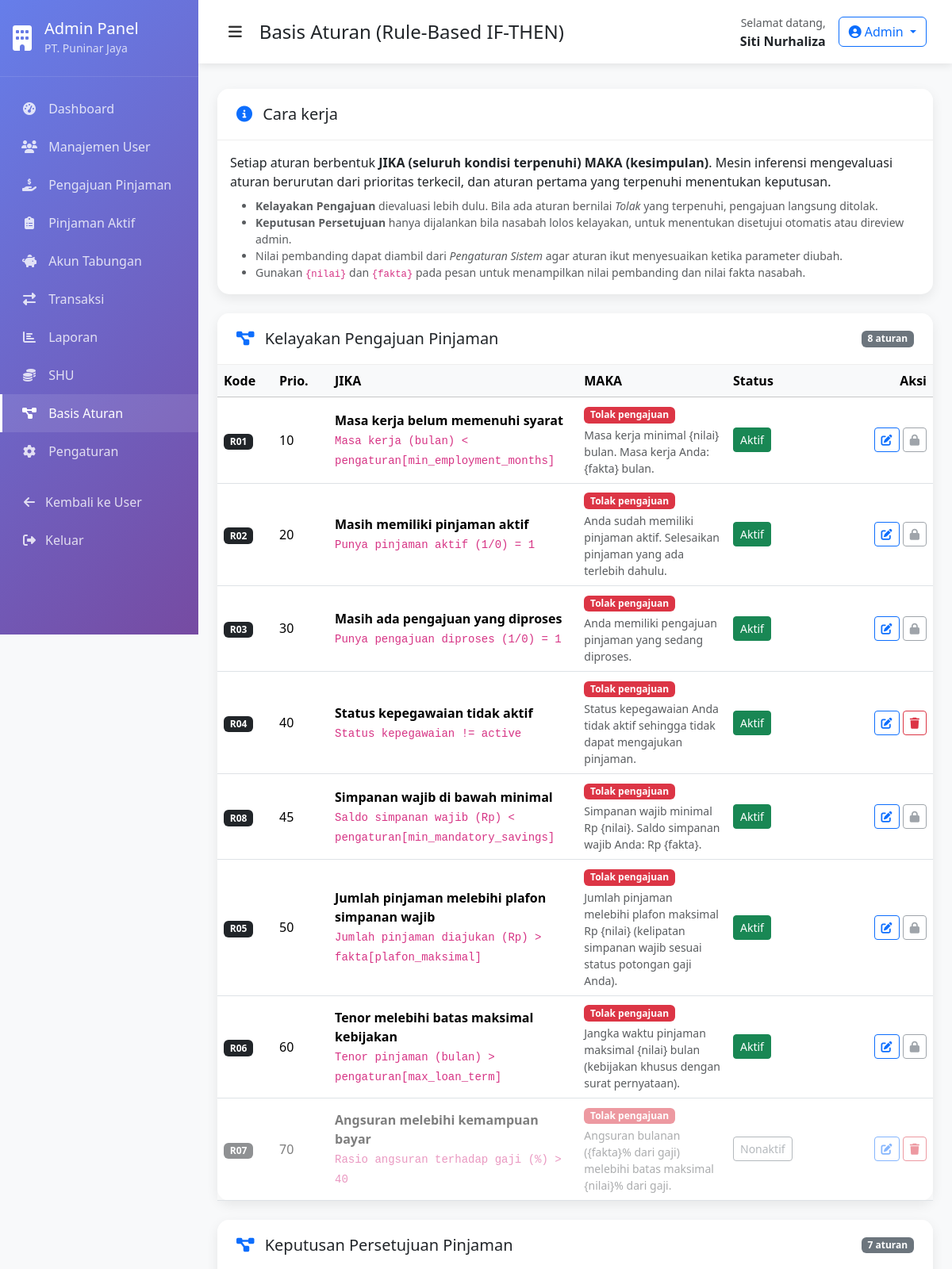
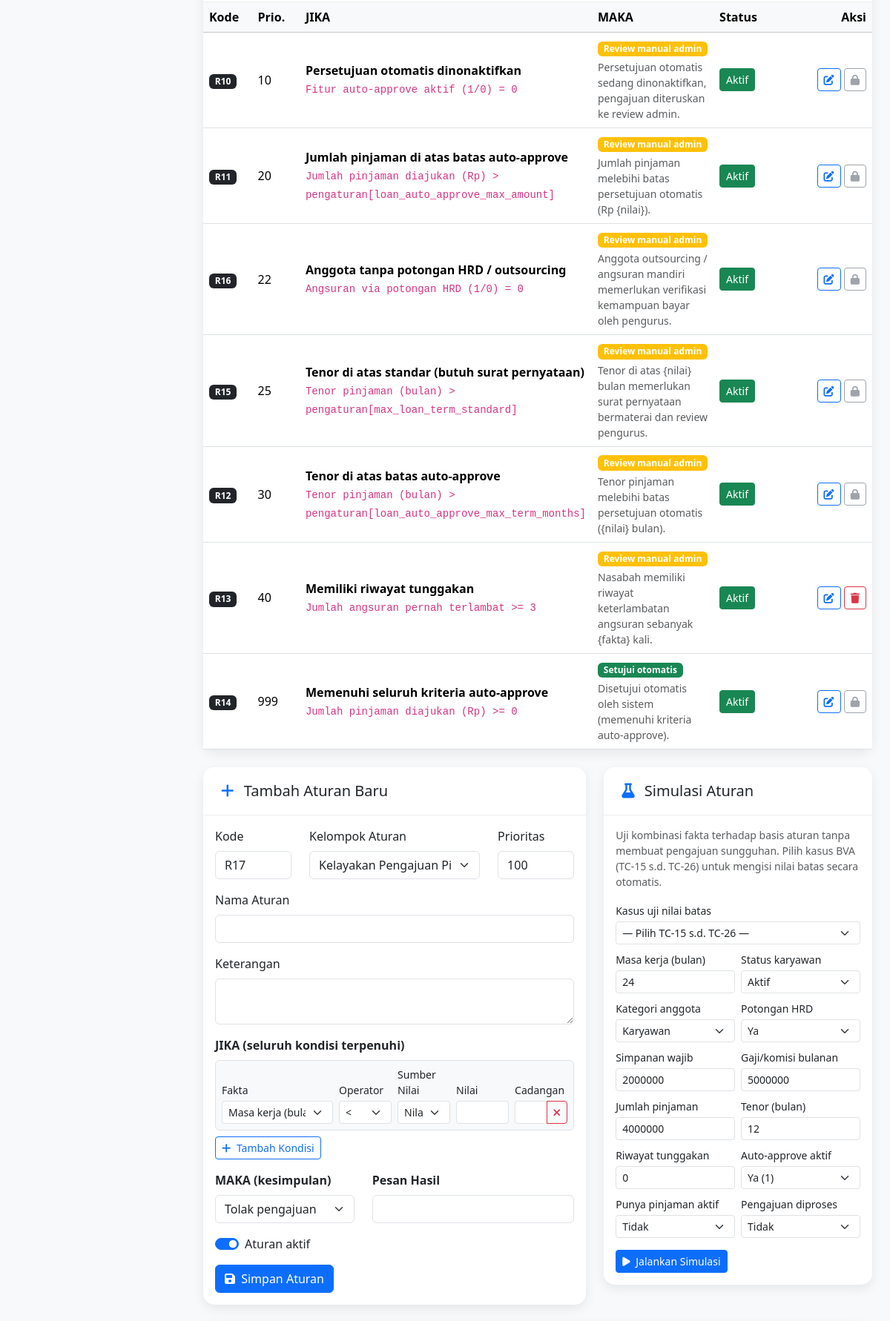
The app's page /admin-rules.php (signed in, upper part) with its own data (2 pictures, top to bottom).
### tables this page shows
CREATE TABLE IF NOT EXISTS rules (
    id INT PRIMARY KEY AUTO_INCREMENT,
    rule_code VARCHAR(20) UNIQUE NOT NULL,
    rule_group ENUM('loan_eligibility', 'loan_decision') NOT NULL,
    name VARCHAR(150) NOT NULL,
    description TEXT,
    conclusion ENUM('approve', 'reject', 'manual_review') NOT NULL,
    message TEXT NOT NULL,
    priority INT NOT NULL DEFAULT 100,
    is_active BOOLEAN DEFAULT TRUE,
    is_system BOOLEAN DEFAULT FALSE,
    created_by INT NULL,
    updated_by INT NULL,
    created_at TIMESTAMP DEFAULT CURRENT_TIMESTAMP,
    updated_at TIMESTAMP DEFAULT CURRENT_TIMESTAMP ON UPDATE CURRENT_TIMESTAMP,
    FOREIGN KEY (created_by) REFERENCES users(id),
    FOREIGN KEY (updated_by) REFERENCES users(id)
);

CREATE TABLE IF NOT EXISTS rule_conditions (
    id INT PRIMARY KEY AUTO_INCREMENT,
    rule_id INT NOT NULL,
    fact_key VARCHAR(50) NOT NULL,
    operator ENUM('<', '<=', '=', '!=', '>=', '>', 'in', 'not_in') NOT NULL,
    value_type ENUM('static', 'setting', 'fact') NOT NULL DEFAULT 'static',
    compare_value VARCHAR(255) NOT NULL,
    fallback_value VARCHAR(255) NULL,
    sort_order INT NOT NULL DEFAULT 1,
    created_at TIMESTAMP DEFAULT CURRENT_TIMESTAMP,
    FOREIGN KEY (rule_id) REFERENCES rules(id) ON DELETE CASCADE
);

### admin-rules.php (the view, shortened to what the rows shown need)
<?php
$engine = new RuleEngine();
$editingRule = null;
$factCatalog = RuleEngine::factCatalog();
$operators = RuleEngine::operatorLabels();
$groupLabels = RuleEngine::groupLabels();
$conclusionLabels = RuleEngine::conclusionLabels();
$conclusionBadges = [
    'approve'       => 'success',
    'reject'        => 'danger',
    'manual_review' => 'warning',
];
$formRule = $editingRule ?: [
    'id' => 0,
    'rule_code' => $engine->isReady() ? $engine->generateRuleCode() : 'R01',
    'rule_group' => RuleEngine::GROUP_ELIGIBILITY,
    'name' => '',
    'description' => '',
    'conclusion' => 'reject',
    'message' => '',
    'priority' => 100,
    'is_active' => 1,
    'conditions' => [],
];
if (empty($formRule['conditions'])) {
    $formRule['conditions'] = [[
        'fact_key' => 'masa_kerja_bulan',
        'operator' => '<',
        'value_type' => 'static',
        'compare_value' => '',
        'fallback_value' => '',
    ]];
}
$allRules = $engine->getRules();
$rulesByGroup = [];
foreach ($allRules as $rule) {
    $rulesByGroup[$rule['rule_group']][] = $rule;
}
?>
<?php foreach ($groupLabels as $groupKey => $groupLabel): ?>
    <div class="card content-card mb-4">
        <div class="card-header d-flex justify-content-between align-items-center">
            <h5 class="mb-0"><i class="fas fa-project-diagram text-primary me-2"></i> <?php echo $groupLabel; ?></h5>
            <span class="badge bg-secondary"><?php echo count($rulesByGroup[$groupKey] ?? []); ?> aturan</span>
        </div>
        <div class="card-body p-0">
            <div class="table-responsive">
                <table class="table table-hover align-middle mb-0">
                    <thead class="table-light">
                        <tr>
                            <th style="width: 70px;">Kode</th>
                            <th style="width: 70px;">Prio.</th>
                            <th>JIKA</th>
                            <th>MAKA</th>
                            <th style="width: 110px;">Status</th>
                            <th style="width: 150px;" class="text-end">Aksi</th>
                        </tr>
                    </thead>
                    <tbody>
                        <?php if (empty($rulesByGroup[$groupKey])): ?>
                            <tr><td colspan="6" class="text-center text-muted py-4">Belum ada aturan pada kelompok ini.</td></tr>
                        <?php else: ?>
                            <?php foreach ($rulesByGroup[$groupKey] as $rule): ?>
                                <tr class="<?php echo $rule['is_active'] ? '' : 'opacity-50'; ?>">
                                    <td><span class="badge bg-dark"><?php echo htmlspecialchars($rule['rule_code']); ?></span></td>
                                    <td><?php echo (int)$rule['priority']; ?></td>
                                    <td>
                                        <div class="fw-semibold"><?php echo htmlspecialchars($rule['name']); ?></div>
                                        <code class="small"><?php echo htmlspecialchars($engine->describeRuleConditions($rule)); ?></code>
                                    </td>
                                    <td>
                                        <span class="badge bg-<?php echo $conclusionBadges[$rule['conclusion']] ?? 'secondary'; ?>">
                                            <?php echo $conclusionLabels[$rule['conclusion']] ?? $rule['conclusion']; ?>
                                        </span>
                                        <div class="small text-muted mt-1"><?php echo htmlspecialchars($rule['message']); ?></div>
                                    </td>
                                    <td>
                                        <form method="POST" class="d-inline">
                                            <button type="submit" class="btn btn-sm btn-<?php echo $rule['is_active'] ? 'success' : 'outline-secondary'; ?>">
                                                <?php echo $rule['is_active'] ? 'Aktif' : 'Nonaktif'; ?>
                                            </button>
                                        </form>
                                    </td>
                                    <td class="text-end">
                                        <a href="admin-rules.php?edit=<?php echo (int)$rule['id']; ?>#form-aturan" class="btn btn-sm btn-outline-primary">
                                            <i class="fas fa-edit"></i>
                                        </a>
                                        <?php if (!$rule['is_system']): ?>
                                            <form method="POST" class="d-inline" onsubmit="return confirm('Hapus aturan <?php echo htmlspecialchars($rule['rule_code']); ?>?');">
                                                <button type="submit" class="btn btn-sm btn-outline-danger"><i class="fas fa-trash"></i></button>
                                            </form>
                                        <?php else: ?>
                                            <button class="btn btn-sm btn-outline-secondary" disabled title="Aturan inti sistem"><i class="fas fa-lock"></i></button>
                                        <?php endif; ?>
                                    </td>
                                </tr>
                            <?php endforeach; ?>
                        <?php endif; ?>
                    </tbody>
                </table>
            </div>
        </div>
    </div>
<?php endforeach; ?>
<div class="row">
    <div class="col-lg-7 mb-4" id="form-aturan">
        <div class="card content-card">
            <div class="card-body">
                <form method="POST">
                    <div class="row">
                        <div class="col-md-6 mb-3">
                            <label class="form-label">Kelompok Aturan</label>
                            <select name="rule_group" class="form-select">
                                <?php foreach ($groupLabels as $key => $label): ?>
                                    <option value="<?php echo $key; ?>" <?php echo $formRule['rule_group'] === $key ? 'selected' : ''; ?>>
                                        <?php echo $label; ?>
                                    </option>
                                <?php endforeach; ?>
                            </select>
                        </div>
                    </div>
                    <div id="conditionList" class="mb-2">
                        <?php foreach ($formRule['conditions'] as $index => $condition): ?>
                            <div class="condition-row border rounded p-2 mb-2 bg-light">
                                <div class="row g-2 align-items-end">
                                    <div class="col-md-4">
                                        <label class="form-label small mb-1">Fakta</label>
                                        <select name="fact_key[]" class="form-select form-select-sm">
                                            <?php foreach ($factCatalog as $key => $meta): ?>
                                                <option value="<?php echo $key; ?>" <?php echo $condition['fact_key'] === $key ? 'selected' : ''; ?>>
                                                    <?php echo $meta['label']; ?>
                                                </option>
                                            <?php endforeach; ?>
                                        </select>
                                    </div>
                                    <div class="col-md-2">
                                        <label class="form-label small mb-1">Operator</label>
                                        <select name="operator[]" class="form-select form-select-sm">
                                            <?php foreach ($operators as $op => $label): ?>
                                                <option value="<?php echo htmlspecialchars($op); ?>" <?php echo $condition['operator'] === $op ? 'selected' : ''; ?>>
                                                    <?php echo htmlspecialchars($op); ?>
                                                </option>
                                            <?php endforeach; ?>
                                        </select>
                                    </div>
                                    <div class="col-md-2">
                                        <label class="form-label small mb-1">Sumber Nilai</label>
                                        <select name="value_type[]" class="form-select form-select-sm">
                                            <option value="static" <?php echo ($condition['value_type'] ?? 'static') === 'static' ? 'selected' : ''; ?>>Nilai tetap</option>
                                        </select>
                                    </div>
                                    <div class="col-md-2">
                                        <label class="form-label small mb-1">Nilai</label>
                                        <input type="text" name="compare_value[]" class="form-control form-control-sm"
                                               value="<?php echo htmlspecialchars($condition['compare_value']); ?>">
                                    </div>
                                    <div class="col-md-2">
                                        <label class="form-label small mb-1">Cadangan</label>
                                        <div class="input-group input-group-sm">
                                            <input type="text" name="fallback_value[]" class="form-control form-control-sm"
                                                   value="<?php echo htmlspecialchars($condition['fallback_value'] ?? ''); ?>">
                                            <button type="button" class="btn btn-outline-danger btn-remove-condition"><i class="fas fa-times"></i></button>
                                        </div>
                                    </div>
                                </div>
                            </div>
                        <?php endforeach; ?>
                    </div>
                    <div class="row">
                        <div class="col-md-5 mb-3">
                            <label class="form-label fw-semibold">MAKA (kesimpulan)</label>
                            <select name="conclusion" class="form-select">
                                <?php foreach ($conclusionLabels as $key => $label): ?>
                                    <option value="<?php echo $key; ?>" <?php echo $formRule['conclusion'] === $key ? 'selected' : ''; ?>>
                                        <?php echo $label; ?>
                                    </option>
                                <?php endforeach; ?>
                            </select>
                        </div>
                    </div>
                    <div class="form-check form-switch mb-3">
                        <input class="form-check-input" type="checkbox" role="switch" id="is_active" name="is_active" value="1"
                               <?php echo !empty($formRule['is_active']) ? 'checked' : ''; ?>>
                        <label class="form-check-label" for="is_active">Aturan aktif</label>
                    </div>
                </form>
            </div>
        </div>
    </div>
</div>

### records on screen
rules: rule_code "R01", priority "10", name "Masa kerja belum memenuhi syarat", describeRuleConditions "Masa kerja (bulan) < pengaturan[min_employment_months]", conclusion "Tolak pengajuan", message "Masa kerja minimal {nilai} bulan. Masa kerja Anda: {fakta} bulan.", is_active "Aktif", is_system 1 (drawn)
rules: rule_code "R02", priority "20", name "Masih memiliki pinjaman aktif", describeRuleConditions "Punya pinjaman aktif (1/0) = 1", conclusion "Tolak pengajuan", message "Anda sudah memiliki pinjaman aktif. Selesaikan pinjaman yang ada terlebih dahulu.", is_active "Aktif", is_system 1 (drawn)
rules: rule_code "R03", priority "30", name "Masih ada pengajuan yang diproses", describeRuleConditions "Punya pengajuan diproses (1/0) = 1", conclusion "Tolak pengajuan", message "Anda memiliki pengajuan pinjaman yang sedang diproses.", is_active "Aktif", is_system 1 (drawn)
rules: rule_code "R04", priority "40", name "Status kepegawaian tidak aktif", describeRuleConditions "Status kepegawaian != active", conclusion "Tolak pengajuan", message "Status kepegawaian Anda tidak aktif sehingga tidak dapat mengajukan pinjaman.", shows "Aktif", rule_group "Kelayakan Pengajuan Pinjaman", is_active "☑"
rules: rule_code "R08", priority "45", name "Simpanan wajib di bawah minimal", describeRuleConditions "Saldo simpanan wajib (Rp) < pengaturan[min_mandatory_savings]", conclusion "Tolak pengajuan", message "Simpanan wajib minimal Rp {nilai}. Saldo simpanan wajib Anda: Rp {fakta}.", is_active "Aktif", is_system 1 (drawn)
rules: rule_code "R05", priority "50", name "Jumlah pinjaman melebihi plafon simpanan wajib", describeRuleConditions "Jumlah pinjaman diajukan (Rp) > fakta[plafon_maksimal]", conclusion "Tolak pengajuan", message "Jumlah pinjaman melebihi plafon maksimal Rp {nilai} (kelipatan simpanan wajib sesuai status potongan gaji Anda).", is_active "Aktif", is_system 1 (drawn)
rules: rule_code "R06", priority "60", name "Tenor melebihi batas maksimal kebijakan", describeRuleConditions "Tenor pinjaman (bulan) > pengaturan[max_loan_term]", conclusion "Tolak pengajuan", message "Jangka waktu pinjaman maksimal {nilai} bulan (kebijakan khusus dengan surat pernyataan).", is_active "Aktif", is_system 1 (drawn)
rules: rule_code "R07", priority "70", name "Angsuran melebihi kemampuan bayar", describeRuleConditions "Rasio angsuran terhadap gaji (%) > 40", conclusion "Tolak pengajuan", message "Angsuran bulanan ({fakta}% dari gaji) melebihi batas maksimal {nilai}% dari gaji.", is_active "Nonaktif"
rules: rule_code "R10", priority "10", name "Persetujuan otomatis dinonaktifkan", describeRuleConditions "Fitur auto-approve aktif (1/0) = 0", conclusion "Review manual admin", message "Persetujuan otomatis sedang dinonaktifkan, pengajuan diteruskan ke review admin.", is_active "Aktif", is_system 1 (drawn)
rules: rule_code "R11", priority "20", name "Jumlah pinjaman di atas batas auto-approve", describeRuleConditions "Jumlah pinjaman diajukan (Rp) > pengaturan[loan_auto_approve_max_amount]", conclusion "Review manual admin", message "Jumlah pinjaman melebihi batas persetujuan otomatis (Rp {nilai}).", is_active "Aktif", is_system 1 (drawn)
rules: rule_code "R16", priority "22", name "Anggota tanpa potongan HRD / outsourcing", describeRuleConditions "Angsuran via potongan HRD (1/0) = 0", conclusion "Review manual admin", message "Anggota outsourcing / angsuran mandiri memerlukan verifikasi kemampuan bayar oleh pengurus.", is_active "Aktif", is_system 1 (drawn)
rules: rule_code "R15", priority "25", name "Tenor di atas standar (butuh surat pernyataan)", describeRuleConditions "Tenor pinjaman (bulan) > pengaturan[max_loan_term_standard]", conclusion "Review manual admin", message "Tenor di atas {nilai} bulan memerlukan surat pernyataan bermaterai dan review pengurus.", is_active "Aktif", is_system 1 (drawn)
rules: rule_code "R12", priority "30", name "Tenor di atas batas auto-approve", describeRuleConditions "Tenor pinjaman (bulan) > pengaturan[loan_auto_approve_max_term_months]", conclusion "Review manual admin", message "Tenor pinjaman melebihi batas persetujuan otomatis ({nilai} bulan).", is_active "Aktif", is_system 1 (drawn)
rules: rule_code "R13", priority "40", name "Memiliki riwayat tunggakan", describeRuleConditions "Jumlah angsuran pernah terlambat >= 3", conclusion "Review manual admin", message "Nasabah memiliki riwayat keterlambatan angsuran sebanyak {fakta} kali.", is_active "Aktif"
rules: rule_code "R14", priority "999", name "Memenuhi seluruh kriteria auto-approve", describeRuleConditions "Jumlah pinjaman diajukan (Rp) >= 0", conclusion "Setujui otomatis", message "Disetujui otomatis oleh sistem (memenuhi kriteria auto-approve).", is_active "Aktif", is_system 1 (drawn)
rule_conditions: fact_key "Masa kerja (bulan)", operator "<"

### other values on screen
$item[0] "Dashboard"
$item[0] "Manajemen User"
$item[0] "Pengajuan Pinjaman"
$item[0] "Pinjaman Aktif"
$item[0] "Akun Tabungan"
$item[0] "Transaksi"
$item[0] "Laporan"
$item[0] "SHU"
$item[0] "Basis Aturan"
$item[0] "Pengaturan"
$heading "Basis Aturan (Rule-Based IF-THEN)"
$displayName "Siti Nurhaliza"
$role "Admin"
$groupLabel "Kelayakan Pengajuan Pinjaman"
count($rulesByGroup[$groupKey] ?? []) "8"
